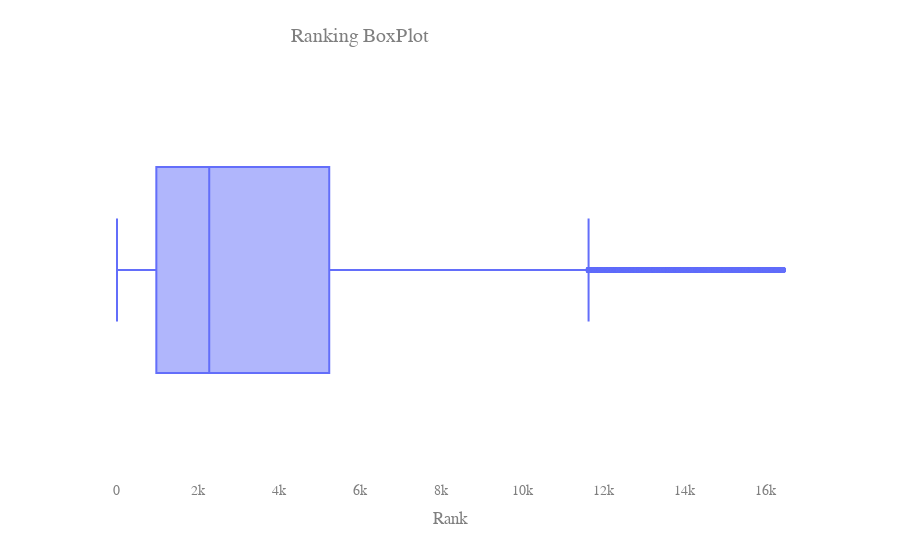

Here is the notebook cell this chart was saved with:
### Markdown cell above
### Lets build BoxPlot for Ranking

### Code cell
fig = px.box(food_data, x="Ranking", orientation='h')
fig.update_layout(
    {"plot_bgcolor": "rgba(0, 0, 0, 0)", "paper_bgcolor": "rgba(0, 0, 0, 0)",},
    title={
        "text": "Ranking BoxPlot",
        "y": 0.95,
        "x": 0.4,
        "xanchor": "center",
        "yanchor": "top",
    },
    xaxis_title="Rank",    
    font={"family": "Courier New, monospace", "size": 14, "color": "#7f7f7f"},
)
fig.show()

### Figure 1 — Plotly figure (JSON) as saved in the notebook; plotly's stock layout.template omitted (floating-point values rounded to 4 significant figures; data arrays with more than 128 entries replaced by an {"elided": "..."} marker saying what was removed)
{"data": [{"alignmentgroup": "True", "hovertemplate": "Ranking=%{x}<extra></extra>", "legendgroup": "", "marker": {"color": "#636efa"}, "name": "", "notched": false, "offsetgroup": "", "orientation": "h", "showlegend": false, "type": "box", "x": {"elided": "50000 int values"}, "x0": " ", "xaxis": "x", "y0": " ", "yaxis": "y"}], "layout": {"boxmode": "group", "font": {"color": "#7f7f7f", "family": "Courier New, monospace", "size": 14}, "legend": {"tracegroupgap": 0}, "margin": {"t": 60}, "paper_bgcolor": "rgba(0, 0, 0, 0)", "plot_bgcolor": "rgba(0, 0, 0, 0)", "title": {"text": "Ranking BoxPlot", "x": 0.4, "xanchor": "center", "y": 0.95, "yanchor": "top"}, "xaxis": {"anchor": "y", "domain": [0, 1], "title": {"text": "Rank"}}, "yaxis": {"anchor": "x", "domain": [0, 1]}}}
